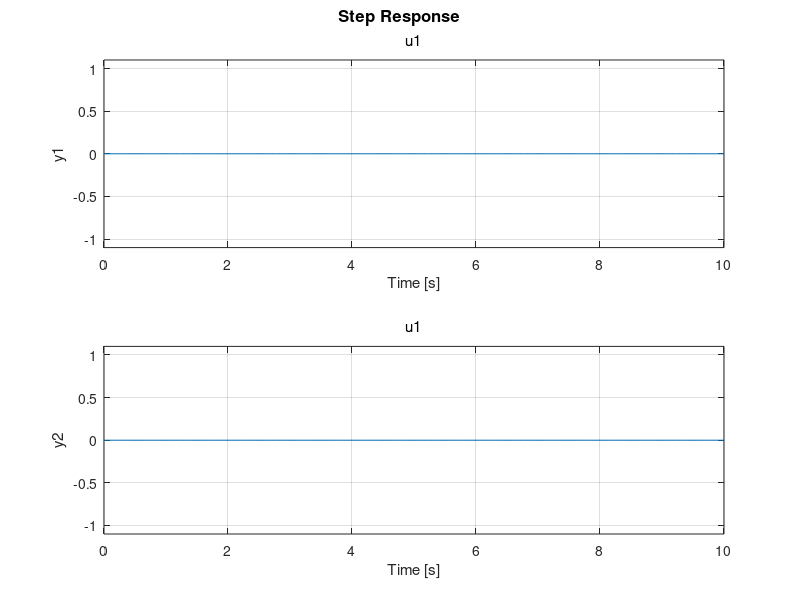
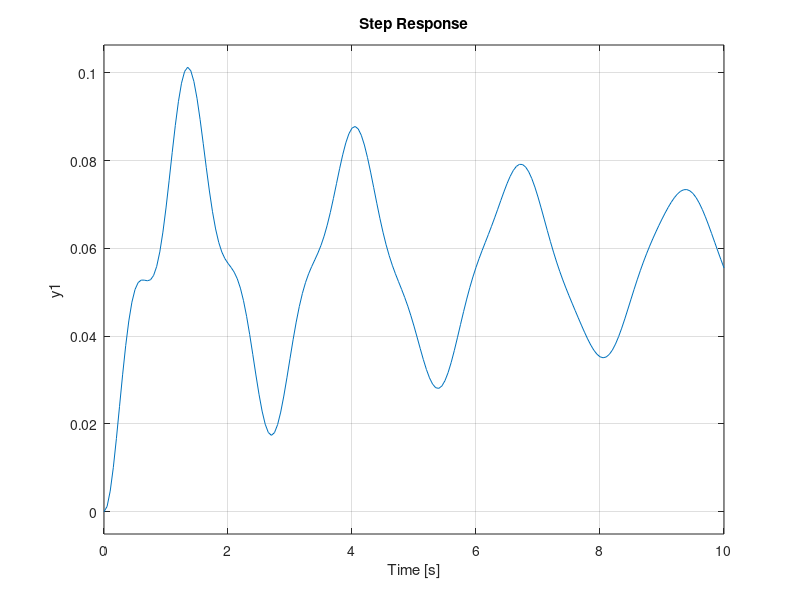
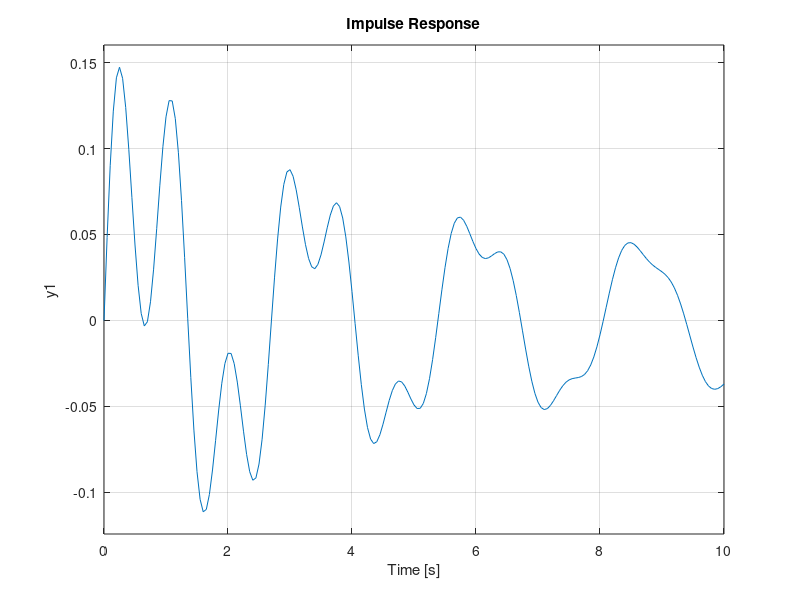

The MATLAB script that drew these images, in order: (Note: this script raises an error after producing the figures.)
clear all
close all

m1 = 1;
m2 = 1.4;
k1 = 18;
k2 = 21;
c = 0.8;
A1 = [0 1 0 0; ...
     -(k1+k2)/m1 -c/m1 k2/m1 0; ...
     0 0 0 1; ...
     k2/m2 0 -k2/m2 0];
B1 = [0; 0; 0; 0];
C1 = [1 0 0 0; ...
      0 0 1 0];
D1 = [0; 0];

system4 = ss(A1,B1,C1,D1);

t = 0:.05:10;
step(system4,t)

figure
Num = [m2 0 k2];
Den = [m1*m2 m2*c m1*k2+m2*(k1+k2) k2*c k1*k2];
system5 = tf(Num,Den);
step(system5,t)
figure
impulse(system5,t)
[EVec,Eigv] = eig(A1);
[r,p,K] = residue(Num,Den);
roots(Den)
figure
bode(Num,Den)

